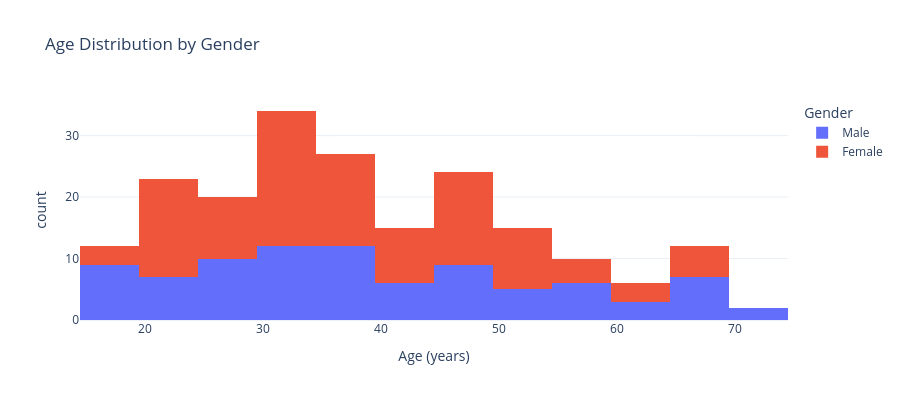

The code cell stored with this chart in its notebook:
### Markdown cell above
The bar chart reveals that **income peaks in the 26-45 age range** while **spending scores are relatively stable across age groups**, with a slight decline for the oldest cohort (56-70). This suggests that older, higher-income customers are not necessarily the biggest spenders. This is an insight a marketing team can act on.

### 3.2.3 Histogram: Age Distribution by Gender

A stacked histogram shows the overall shape of the age distribution and the gender breakdown within each bin.

### Code cell
# Histogram: Age Distribution by Gender
fig_hist = px.histogram(
    df,
    x="Age",
    color="Gender",
    nbins=15,
    barmode="stack",
    title="Age Distribution by Gender",
    labels={"Age": "Age (years)", "count": "Number of Customers"},
    color_discrete_map={"Male": "#636EFA", "Female": "#EF553B"},
)
fig_hist.update_layout(template="plotly_white", height=400)
fig_hist.show()

### Figure 1 — Plotly figure (JSON) as saved in the notebook; plotly's stock layout.template omitted (floating-point values rounded to 4 significant figures)
{"data": [{"bingroup": "x", "hovertemplate": "Gender=Male<br>Age (years)=%{x}<br>count=%{y}<extra></extra>", "legendgroup": "Male", "marker": {"color": "#636EFA", "pattern": {"shape": ""}}, "name": "Male", "nbinsx": 15, "orientation": "v", "showlegend": true, "type": "histogram", "x": [19, 21, 64, 67, 37, 22, 20, 52, 35, 25, 31, 29, 35, 60, 53, 18, 24, 48, 33, 59, 47, 69, 53, 70, 19, 63, 18, 19, 70, 59, 26, 40, 57, 38, 67, 48, 18, 48, 24, 48, 20, 67, 26, 49, 54, 68, 66, 65, 19, 27, 39, 43, 40, 59, 38, 47, 39, 20, 32, 19, 32, 25, 28, 48, 34, 43, 39, 37, 34, 19, 50, 42, 32, 40, 28, 36, 36, 58, 27, 59, 35, 46, 30, 28, 33, 32, 32, 30], "xaxis": "x", "yaxis": "y"}, {"bingroup": "x", "hovertemplate": "Gender=Female<br>Age (years)=%{x}<br>count=%{y}<extra></extra>", "legendgroup": "Female", "marker": {"color": "#EF553B", "pattern": {"shape": ""}}, "name": "Female", "nbinsx": 15, "orientation": "v", "showlegend": true, "type": "histogram", "x": [20, 23, 31, 22, 35, 23, 30, 35, 58, 24, 35, 35, 46, 54, 45, 40, 23, 21, 49, 21, 42, 30, 36, 20, 65, 31, 49, 24, 50, 27, 29, 31, 49, 31, 50, 51, 27, 67, 54, 43, 68, 32, 47, 60, 60, 45, 23, 49, 46, 21, 55, 22, 34, 50, 68, 40, 32, 47, 27, 23, 49, 21, 66, 19, 38, 18, 19, 63, 49, 51, 50, 38, 40, 23, 31, 25, 31, 29, 44, 35, 57, 28, 32, 32, 34, 44, 38, 47, 27, 30, 30, 56, 29, 31, 36, 33, 36, 52, 30, 37, 32, 29, 41, 54, 41, 36, 34, 32, 38, 47, 35, 45], "xaxis": "x", "yaxis": "y"}], "layout": {"barmode": "stack", "height": 400, "legend": {"title": {"text": "Gender"}, "tracegroupgap": 0}, "title": {"text": "Age Distribution by Gender"}, "xaxis": {"anchor": "y", "domain": [0, 1], "title": {"text": "Age (years)"}}, "yaxis": {"anchor": "x", "domain": [0, 1], "title": {"text": "count"}}}}
